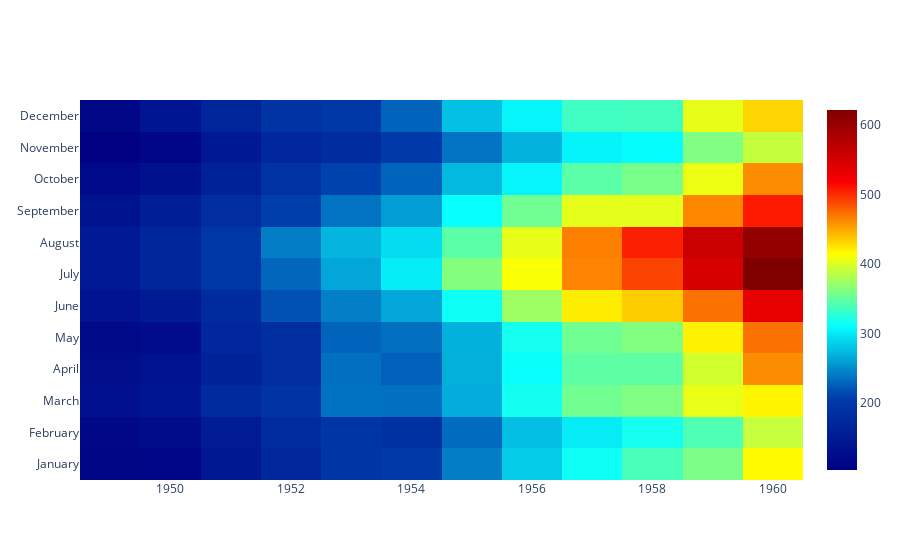

This figure's notebook cell:
### Markdown cell above
# Heatmap

### Code cell
data = [go.Heatmap(x=df["year"], 
                   y=df["month"], 
                   z=df["passengers"],
                  colorscale="jet")]
layout = go.Layout(title="Flights", autosize=None,
                   width=1200, height=1200, 
                   xaxis=dict(title="year"),
                   yaxis=dict(title="month"))
fig = go.Figure(data=data, layout=layout)
pyo.iplot(data)

### Figure 1 — Plotly figure (JSON) as saved in the notebook; plotly's stock layout.template omitted (floating-point values rounded to 4 significant figures; data arrays with more than 128 entries replaced by an {"elided": "..."} marker saying what was removed)
{"data": [{"colorscale": [[0, "rgb(0,0,131)"], [0.2, "rgb(0,60,170)"], [0.4, "rgb(5,255,255)"], [0.6, "rgb(255,255,0)"], [0.8, "rgb(250,0,0)"], [1, "rgb(128,0,0)"]], "type": "heatmap", "x": {"elided": "144 int values"}, "y": {"elided": "144 str values"}, "z": {"elided": "144 int values"}}], "layout": {"autosize": true, "xaxis": {"autorange": true, "range": [1948.0, 1960.0], "type": "linear"}, "yaxis": {"autorange": true, "range": [-0.5, 11.5], "type": "category"}}}
